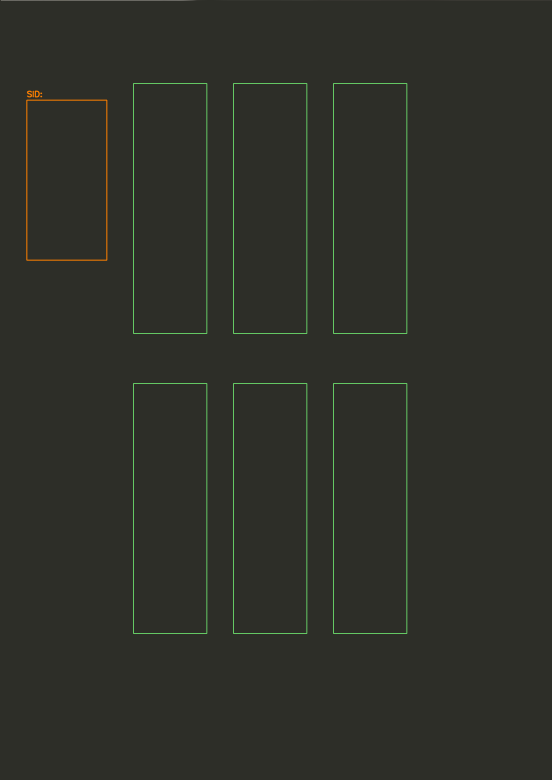
#> input picture omr_debug/20250913-145258_visualize.png, 1654 x 2339 px (shown at 1/3 size); its folder holds only this picture in this run
$ python -i app.py   (imports and definitions only)
#> lines starting #> are read from the running program, lines starting #| are printed output that depends on the picture; after the words box and inside, x2 and y2 are one past the last pixel; in counts of white or black regions, pixels touching at a corner belong together
#> further down, picture is the input picture: shape (2339, 1654, 3); mean B, G, R 40.5, 47.5, 45.8
# app.py
# -*- coding: utf-8 -*-
import base64, io, os, json
from datetime import datetime
from typing import Optional, Dict, List, Tuple

import cv2
import numpy as np
from fastapi import FastAPI, UploadFile, File, Body
from fastapi.responses import HTMLResponse, JSONResponse
from fastapi.staticfiles import StaticFiles
from PIL import Image

# [1 line not run here, left out]

# ===== paths =====
DEBUG_DIR = "./omr_debug"
TEMPLATE_PATH = "./template.json"
# [1 line not run here, left out]

# ===== default template (จะถูก override ถ้ามี template.json) =====
PAPER_W, PAPER_H = 1654, 2339
DEFAULT_TEMPLATE = {
    "paper": {"width": PAPER_W, "height": PAPER_H},
    "sections": [
        {
            "name": "student_id",
            "roi": {"x0": 80, "y0": 300, "x1": 320, "y1": 780},
            "digits": 6,
            "choices_per_digit": 10,
            "layout": "cols-then-rows",
            "bubble": {
                "area_min": 150, "area_max": 3500,
                "circularity_min": 0.55,
                "fill_method": "ratio", "fill_threshold": 0.50,
                "row_tol": 14, "col_tol": 20
            }
        },
        {
            "name": "answers",
            "roi_blocks": [
                {"x0": 400, "y0": 250,  "x1": 620,  "y1": 1000, "q_start": 1,  "q_end": 10},
                {"x0": 700, "y0": 250,  "x1": 920,  "y1": 1000, "q_start": 11, "q_end": 20},
                {"x0": 1000,"y0": 250,  "x1": 1220, "y1": 1000, "q_start": 21, "q_end": 30},
                {"x0": 400, "y0": 1150, "x1": 620,  "y1": 1900, "q_start": 31, "q_end": 40},
                {"x0": 700, "y0": 1150, "x1": 920,  "y1": 1900, "q_start": 41, "q_end": 50},
                {"x0": 1000,"y0": 1150, "x1": 1220, "y1": 1900, "q_start": 51, "q_end": 60}
            ],
            "choices_per_q": 5,
            "bubble": {
                "area_min": 180, "area_max": 4500,
                "circularity_min": 0.60,
                "fill_method": "ratio", "fill_threshold": 0.55,
                "row_tol": 16, "col_tol": 16
            }
        }
    ]
}
TEMPLATE = json.loads(json.dumps(DEFAULT_TEMPLATE))  # copy
# [5 lines not run here, left out]

ANSWER_KEY = None  # ใส่ "ABCDE"*12 ถ้าจะคิดคะแนน

# ===== utils =====
# [6 lines left out: function order_points, not called in this run]

def find_four_markers(img_bgr: np.ndarray):
    gray = cv2.cvtColor(img_bgr, cv2.COLOR_BGR2GRAY)
    th = cv2.adaptiveThreshold(cv2.GaussianBlur(gray,(5,5),0),255,
                               cv2.ADAPTIVE_THRESH_MEAN_C, cv2.THRESH_BINARY_INV,31,10)
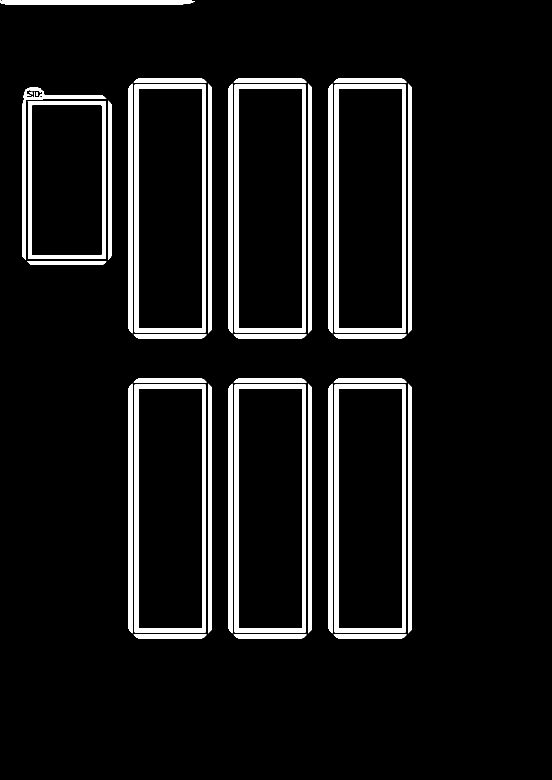
#> th: shape (2339, 1654) (shown at 1/3 size); 7.3% white; 37 white regions, largest, box (x1, y1, x2, y2) and area: (404, 254, 617, 997) 20560, (704, 254, 917, 997) 20560, (1004, 254, 1217, 997) 20560
    th = cv2.morphologyEx(th, cv2.MORPH_OPEN, np.ones((3,3),np.uint8), 1)
#> th: shape (2339, 1654); 7.3% white; 37 white regions (1 under 20 px)
    cnts,_ = cv2.findContours(th, cv2.RETR_EXTERNAL, cv2.CHAIN_APPROX_SIMPLE)
#> cnts = 35 contours; largest, box (x1, y1, x2, y2) and area: (1004, 1154, 1217, 1897) 157304, (704, 1154, 917, 1897) 157304, (404, 1154, 617, 1897) 157304, (1004, 254, 1217, 997) 157304, (704, 254, 917, 997) 157304
    cands=[]
    for c in cnts:
        a=cv2.contourArea(c)
        if 500<a<50000:
            peri=cv2.arcLength(c,True); approx=cv2.approxPolyDP(c,0.02*peri,True)
            if len(approx)==4:
                x,y,w,h=cv2.boundingRect(approx)
                asp=w/float(h)
                if 0.7<=asp<=1.3: cands.append((a,approx.reshape(4,2)))
#> this loop made 35 passes
#> (a, peri, approx, x, y, w, h, asp) on pass 22: (7749.5, 1497.8, [[308, 287], [73, 276], [74, 776], [76, 300]], 73, 276, 236, 501, 0.471)
#> (a, peri, approx) on passes 1, 2, 3, 7, 8, 9: (2070, 438.6, [[1003, 1904], [1014, 1914], [1217, 1906]]), (2070, 438.6, [[703, 1904], [714, 1914], [917, 1906]]), (2070, 438.6, [[403, 1904], [414, 1914], [617, 1906]]), (7370, 1498.6, [[1224, 1153], [1226, 1897]]), (7370, 1498.6, [[994, 1153], [996, 1897]]), (7370, 1498.6, [[924, 1153], [926, 1897]])
#> after the loop, cands = []
    if len(cands)<4: return None
    cands=sorted(cands,key=lambda x:x[0],reverse=True)[:4]
    pts=np.array([c[1].mean(axis=0) for c in cands],dtype=np.float32)
    H,W=gray.shape; ordered=[]
    for cx,cy in [(0,0),(W,0),(W,H),(0,H)]:
        d=np.linalg.norm(pts-np.array([cx,cy]),axis=1); idx=int(np.argmin(d))
        ordered.append(cands[idx][1]); pts[idx]=np.array([1e9,1e9])
    return np.array([p.mean(axis=0) for p in ordered],dtype=np.float32)

def warp_to_canvas(img_bgr: np.ndarray) -> np.ndarray:
    corners=find_four_markers(img_bgr)
    if corners is None: return cv2.resize(img_bgr,(PAPER_W,PAPER_H))
    src=order_points(corners)
    dst=np.array([[0,0],[PAPER_W-1,0],[PAPER_W-1,PAPER_H-1],[0,PAPER_H-1]],dtype=np.float32)
    M=cv2.getPerspectiveTransform(src,dst)
    return cv2.warpPerspective(img_bgr,M,(PAPER_W,PAPER_H))

# [6 lines left out: function binarize, not called in this run]

class BubbleParams:
    # [71 lines left out: functions __init__, is_circle, extract_bubbles, group_by_rows, fill_score, decide_mark and 1 more, not called in this run]

CHOICE_LABELS="ABCDE"

# [29 lines left out: functions read_answers, score_answers, im_to_base64, not called in this run]

# ===== static =====
# [1 line not run here, left out]
# [3 lines that did not run here, left out]

# ===== template API =====
# [3 lines that did not run here, left out]

# [6 lines that did not run here, left out]

# ===== grade API =====
# [43 lines not run here, left out]

>>> import cv2
>>> picture = cv2.imread('omr_debug/20250913-145258_visualize.png')
>>> result = warp_to_canvas(picture)
